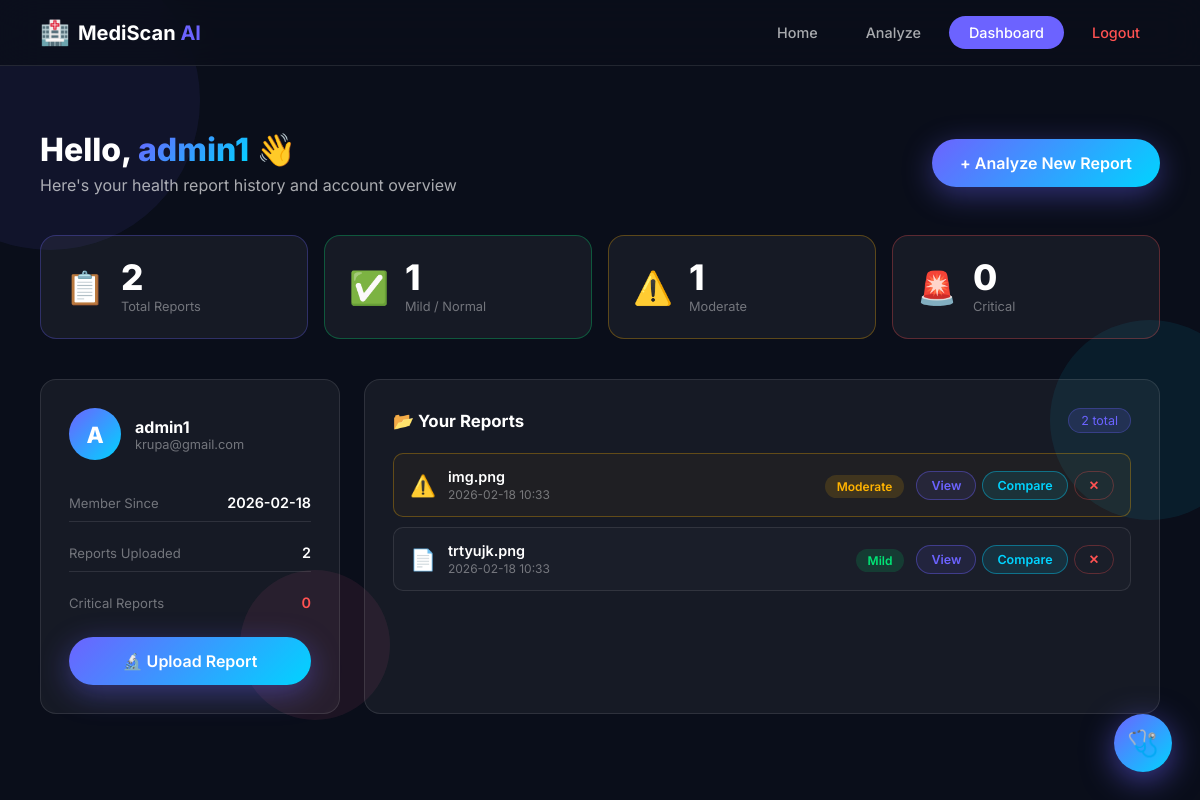
/dashboard (signed in), run on the app's committed database.
### tables this page shows
CREATE TABLE users (
            id        INTEGER PRIMARY KEY AUTOINCREMENT,
            username  TEXT    UNIQUE NOT NULL,
            email     TEXT    UNIQUE NOT NULL,
            password  TEXT    NOT NULL,
            created_at TEXT   DEFAULT (datetime('now'))
        );

CREATE TABLE reports (
            id              INTEGER PRIMARY KEY AUTOINCREMENT,
            user_id         INTEGER NOT NULL,
            filename        TEXT,
            file_path       TEXT,
            report_text     TEXT,
            abnormal_findings   TEXT,
            simple_explanation  TEXT,
            possible_conditions TEXT,
            severity            TEXT,
            next_steps          TEXT,
            disclaimer          TEXT,
            raw_response        TEXT,
            severity_level      INTEGER DEFAULT 0,
            uploaded_at         TEXT DEFAULT (datetime('now')),
            FOREIGN KEY(user_id) REFERENCES users(id)
        );

### app.py (the view)
@app.route("/dashboard")
@login_required
def dashboard():
    conn = get_db()
    user = conn.execute(
        "SELECT * FROM users WHERE id=?", (session["user_id"],)
    ).fetchone()
    if user is None:
        conn.close()
        session.clear()
        flash("Your session has expired or the account no longer exists. Please log in again.", "warning")
        return redirect(url_for("login"))
    reports = conn.execute(
        "SELECT * FROM reports WHERE user_id=? ORDER BY uploaded_at DESC",
        (session["user_id"],)
    ).fetchall()
    conn.close()
    total    = len(reports)
    critical = sum(1 for r in reports if r["severity_level"] == 3)
    moderate = sum(1 for r in reports if r["severity_level"] == 2)
    mild     = sum(1 for r in reports if r["severity_level"] == 1)
    return render_template("dashboard.html",
                           user=user, reports=reports,
                           total=total, critical=critical,
                           moderate=moderate, mild=mild)

### app.py (called while the page is built)
def get_db():
    conn = sqlite3.connect(DB_PATH)
    conn.row_factory = sqlite3.Row
    return conn

def login_required(f):
    @wraps(f)
    def decorated(*args, **kwargs):
        if "user_id" not in session:
            flash("Please log in to continue.", "warning")
            return redirect(url_for("login"))
        return f(*args, **kwargs)
    return decorated

### templates/dashboard.html (shortened to what this page needs)
<!DOCTYPE html>
<html lang="en">
<head>
    <link rel="stylesheet" href="{{ url_for('static', filename='style.css') }}">
</head>
<body class="dashboard-page">
<div class="bg-particles">
    <div class="particle"></div><div class="particle"></div><div class="particle"></div>
</div>
<nav class="navbar">
    <div class="nav-brand">
        <a href="/" style="text-decoration:none;display:flex;align-items:center;gap:8px;">
            <span class="nav-icon">🏥</span>
            <span class="nav-title">MediScan <span class="highlight">AI</span></span>
        </a>
    </div>
    <div class="nav-links">
        <a href="/" class="nav-link">Home</a>
        <a href="/analyze" class="nav-link">Analyze</a>
        <a href="/dashboard" class="nav-link active">Dashboard</a>
        <a href="/logout" class="nav-link logout-link">Logout</a>
    </div>
</nav>
<div class="dashboard-container">
    <div class="dash-header animate-slide-up">
        <div>
            <h1>Hello, <span class="gradient-text">{{ user['username'] }}</span> 👋</h1>
            <p>Here's your health report history and account overview</p>
        </div>
        <a href="/analyze" class="btn-primary">+ Analyze New Report</a>
    </div>
    <div class="dash-stats animate-slide-up">
        <div class="stat-card total">
            <div class="stat-icon">📋</div>
            <div class="stat-info">
                <div class="stat-num-big">{{ total }}</div>
                <div class="stat-lbl">Total Reports</div>
            </div>
        </div>
        <div class="stat-card mild">
            <div class="stat-icon">✅</div>
            <div class="stat-info">
                <div class="stat-num-big">{{ mild }}</div>
                <div class="stat-lbl">Mild / Normal</div>
            </div>
        </div>
        <div class="stat-card moderate">
            <div class="stat-icon">⚠️</div>
            <div class="stat-info">
                <div class="stat-num-big">{{ moderate }}</div>
                <div class="stat-lbl">Moderate</div>
            </div>
        </div>
        <div class="stat-card critical">
            <div class="stat-icon">🚨</div>
            <div class="stat-info">
                <div class="stat-num-big">{{ critical }}</div>
                <div class="stat-lbl">Critical</div>
            </div>
        </div>
    </div>
    <div class="dash-grid">
        <div class="account-card animate-card">
            <div class="account-card-header">
                <div class="avatar">{{ user['username'][0].upper() }}</div>
                <div>
                    <h3>{{ user['username'] }}</h3>
                    <p>{{ user['email'] }}</p>
                </div>
            </div>
            <div class="account-details">
                <div class="account-row">
                    <span class="acc-label">Member Since</span>
                    <span class="acc-val">{{ user['created_at'][:10] }}</span>
                </div>
                <div class="account-row">
                    <span class="acc-label">Reports Uploaded</span>
                    <span class="acc-val">{{ total }}</span>
                </div>
                <div class="account-row">
                    <span class="acc-label">Critical Reports</span>
                    <span class="acc-val crit-val">{{ critical }}</span>
                </div>
            </div>
            <a href="/analyze" class="btn-primary" style="width:100%;justify-content:center;margin-top:16px;">
                🔬 Upload Report
            </a>
        </div>
        <div class="reports-card animate-card">
            <div class="reports-card-header">
                <h3>📂 Your Reports</h3>
                <span class="badge-count">{{ total }} total</span>
            </div>
            {% if reports %}
            <div class="reports-list">
                {% for r in reports %}
                <div class="report-row {% if r['severity_level'] == 3 %}row-critical{% elif r['severity_level'] == 2 %}row-moderate{% else %}row-normal{% endif %}">
                    <div class="report-row-icon">
                        {% if r['severity_level'] == 3 %}🚨
                        {% elif r['severity_level'] == 2 %}⚠️
                        {% else %}📄{% endif %}
                    </div>
                    <div class="report-row-info">
                        <div class="report-row-name">{{ r['filename'] }}</div>
                        <div class="report-row-date">{{ r['uploaded_at'][:16] }}</div>
                    </div>
                    <div class="report-row-severity">
                        <span class="sev-badge sev-{{ r['severity_level'] }}">
                            {% if r['severity_level'] == 3 %}Critical
                            {% elif r['severity_level'] == 2 %}Moderate
                            {% elif r['severity_level'] == 1 %}Mild
                            {% else %}Unknown{% endif %}
                        </span>
                    </div>
                    <div class="report-row-actions">
                        <a href="/report/{{ r['id'] }}" class="btn-sm-view">View</a>
                        <button class="btn-sm-compare" onclick="doCompare({{ r['id'] }})">Compare</button>
                        <form method="post" action="/report/{{ r['id'] }}/delete" style="display:inline"
                              onsubmit="return confirm('Delete this report?')">
                            <button type="submit" class="btn-sm-del">✕</button>
                        </form>
                    </div>
                </div>
                {% endfor %}
            </div>
            {% else %}
            <div class="empty-reports">
                <div style="font-size:3rem;">📭</div>
                <p>No reports yet. Upload your first medical report!</p>
                <a href="/analyze" class="btn-primary" style="margin-top:16px;">Upload Report</a>
            </div>
            {% endif %}
        </div>
    </div>
</div>
</body>
</html>

### data on the page
users: username "admin1", username "A", email "krupa@gmail.com", created_at "2026-02-18"
reports: filename "img.png", uploaded_at "2026-02-18 10:33", severity_level "Moderate"
reports: filename "trtyujk.png", uploaded_at "2026-02-18 10:33", severity_level "Mild"

### other printed values
{{ total }} "2"
{{ mild }} "1"
{{ moderate }} "1"
{{ critical }} "0"
